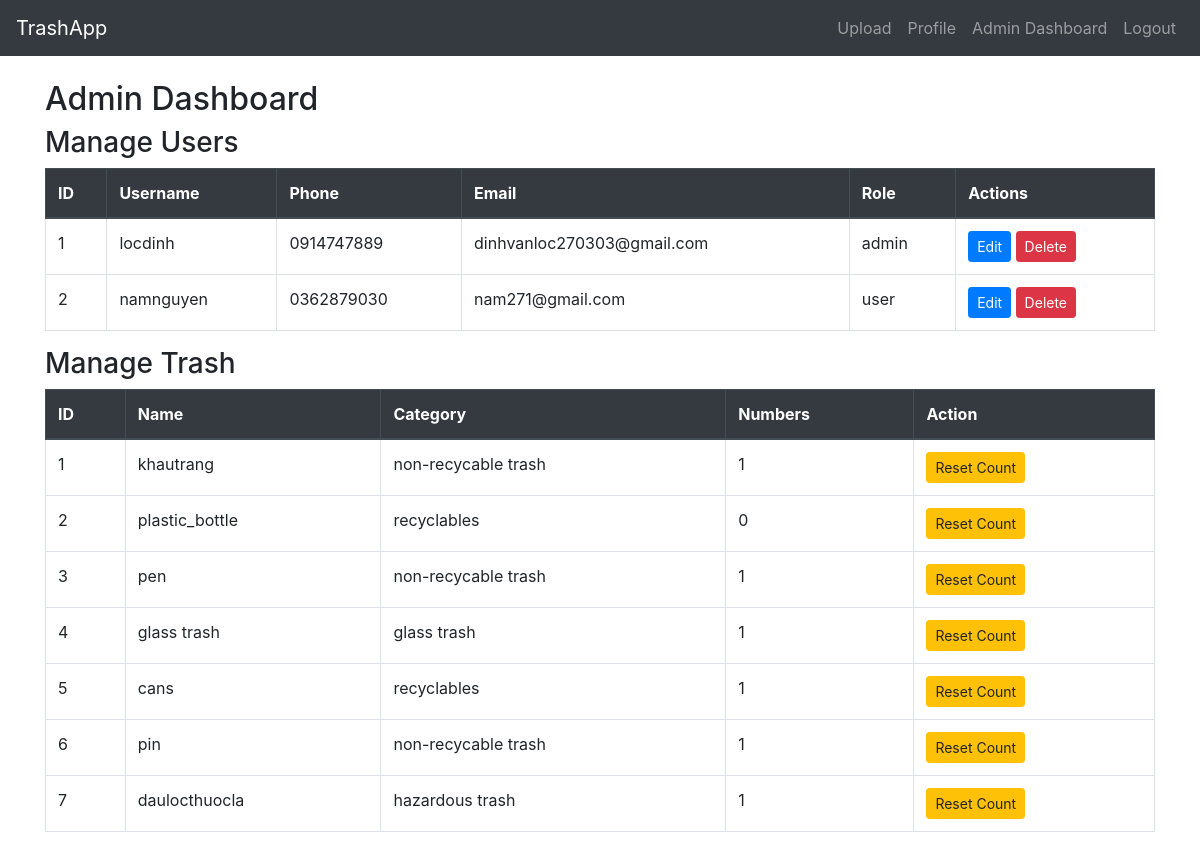
Page /admin (signed in) on the earlier database version.
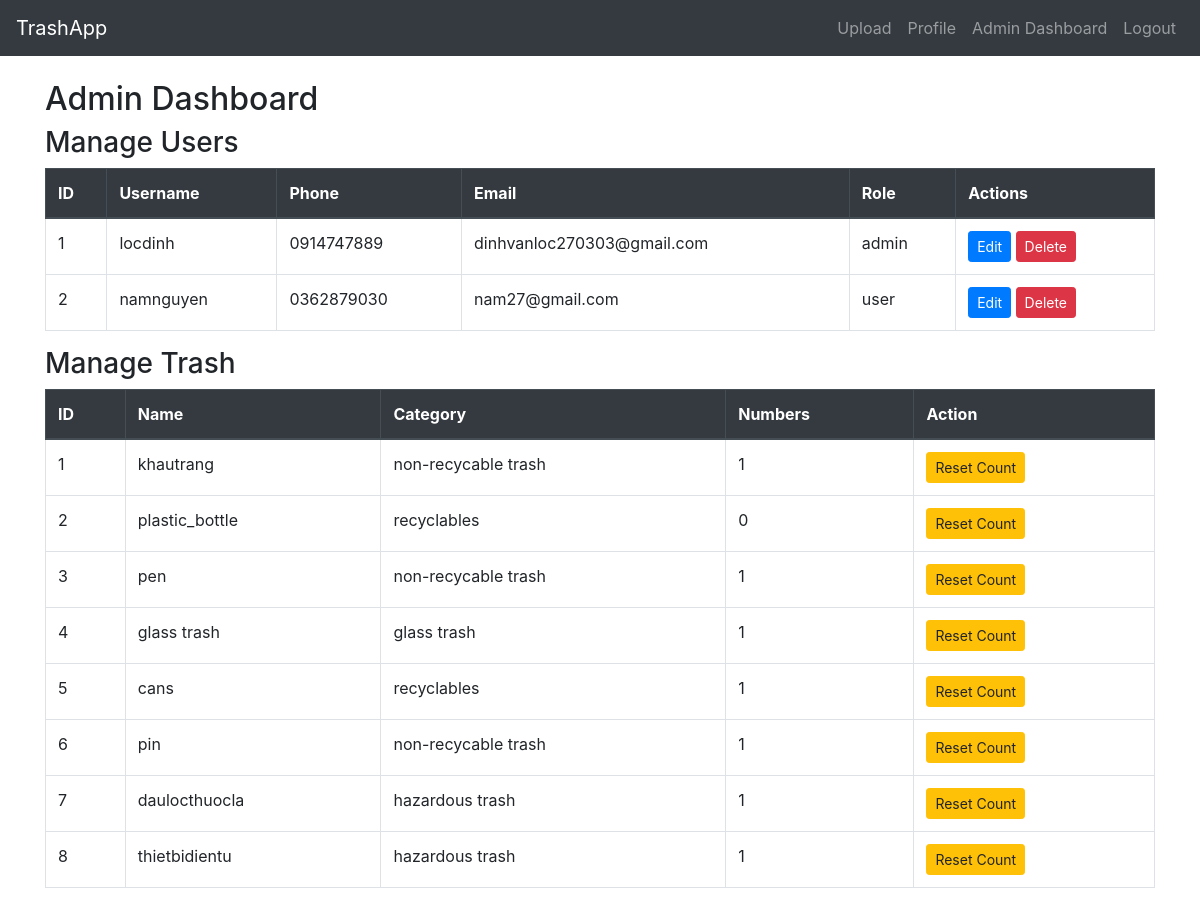
Same page on the later database version.
### app.py (models this page shows, shortened)
class User(db.Model):
    id = db.Column(db.Integer, primary_key=True)
    username = db.Column(db.String(80), unique=True, nullable=False)
    phone = db.Column(db.String(20), unique=True, nullable=False)
    email = db.Column(db.String(120), unique=True, nullable=False)
    role = db.Column(db.String(10), nullable=False, default='user')
    password = db.Column(db.String(200), nullable=False)

class Trash(db.Model):
    id = db.Column(db.Integer, primary_key=True)
    name = db.Column(db.String(80), nullable=False)
    category = db.Column(db.String(80), nullable=False)
    numbers = db.Column(db.Integer, default = 0)

### app.py (the view)
@app.route('/admin')
def admin_dashboard():
    if not session.get("username") or session['role'] != 'admin':
        flash("You need to login as admin first", "danger")
        return redirect(url_for('login'))
    users = User.query.all()
    trash = Trash.query.all()
    return render_template('admin_dashboard.html', users=users, trash=trash)

### templates/admin_dashboard.html (shortened to what this page needs)
{% extends "base.html" %}
{% block content %}
<h2>Admin Dashboard</h2>
<h3>Manage Users</h3>
<table class="table table-bordered">
  <thead class="thead-dark">
    <tr>
      <th>ID</th>
      <th>Username</th>
      <th>Phone</th>
      <th>Email</th>
      <th>Role</th>
      <th>Actions</th>
    </tr>
  </thead>
  <tbody>
    {% for user in users %}
    <tr>
      <td>{{ user.id }}</td>
      <td>{{ user.username }}</td>
      <td>{{ user.phone }}</td>
      <td>{{ user.email }}</td>
      <td>{{ user.role }}</td>
      <td>
        <a href="{{ url_for('update_user', user_id=user.id) }}" class="btn btn-primary btn-sm">Edit</a>
        <a href="{{ url_for('delete_user', user_id=user.id) }}" class="btn btn-danger btn-sm">Delete</a>
      </td>
    </tr>
    {% endfor %}
  </tbody>
</table>
<h3>Manage Trash</h3>
<table class="table table-bordered">
  <thead class="thead-dark">
    <tr>
      <th>ID</th>
      <th>Name</th>
      <th>Category</th>
      <th>Numbers</th>
      <th>Action</th>
    </tr>
  </thead>
  <tbody>
    {% for trash_item in trash %}
    <tr>
      <td>{{ trash_item.id }}</td>
      <td>{{ trash_item.name }}</td>
      <td>{{ trash_item.category }}</td>
      <td>{{ trash_item.numbers }}</td>
      <td>
        <form method="POST" action="{{ url_for('reset_trash', trash_id=trash_item.id) }}">
          <button type="submit" class="btn btn-warning btn-sm">Reset Count</button>
        </form>
      </td>
    </tr>
    {% endfor %}
  </tbody>
</table>
{% endblock %}

### templates/base.html (shortened to what this page needs)
<!doctype html>
<html lang="en">
<head>
  <link href="https://stackpath.bootstrapcdn.com/bootstrap/4.5.2/css/bootstrap.min.css" rel="stylesheet">
</head>
<body>
  <nav class="navbar navbar-expand-lg navbar-dark bg-dark">
    <a class="navbar-brand" href="{{ url_for('index') }}">TrashApp</a>
    <div class="collapse navbar-collapse" id="navbarNav">
       <ul class="navbar-nav ml-auto">
         {% if session.get("username") %}
           <li class="nav-item">
             <a class="nav-link" href="{{ url_for('upload') }}">Upload</a>
           </li>
           <li class="nav-item">
            <a class="nav-link" href="{{ url_for('profile') }}">Profile</a>
          </li>
           {% if session.get("role") == 'admin' %}
           <li class="nav-item">
             <a class="nav-link" href="{{ url_for('admin_dashboard') }}">Admin Dashboard</a>
           </li>
           {% endif %}
           <li class="nav-item">
             <a class="nav-link" href="{{ url_for('logout') }}">Logout</a>
           </li>
         {% endif %}
       </ul>
    </div>
  </nav>
  <div class="container mt-4">
    {% block content %}{% endblock %}
  </div>
</body>
</html>

Differences in the rows shown:
changed User "namnguyen": email "nam271@gmail.com" → "nam27@gmail.com"
added Trash: id "8", name "thietbidientu", category "hazardous trash", numbers "1"
